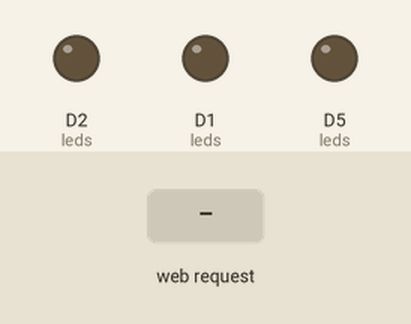
A sketch run on a simulated ESP8266 (NodeMCU). Shown: output pins drawn as LEDs (lit = HIGH). The test bench sets the inputs (shaded band). WiFi joins after 1.5 s; servers stay silent unless stated; what the sketch prints to the serial monitor is not drawn.

Above: at 2.9 s.
3.0 s: HTTP request GET /all?state=1 received
At 3.5 s:
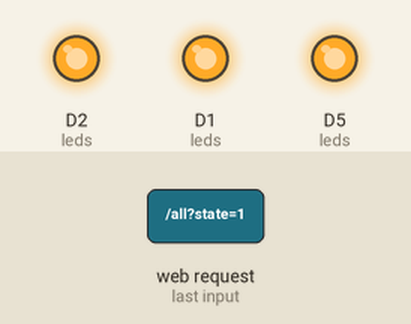
4.5 s: HTTP request GET /all?state=0 received
At 5.7 s:
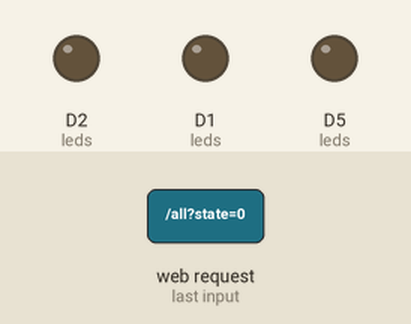
6.0 s: HTTP request GET /all?led=1&state=1 received
At 6.9 s:
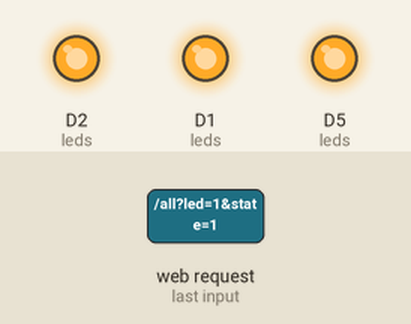
Timing chart, 0 to 9.0 s (numbered marks = the images above; inputs shaded):
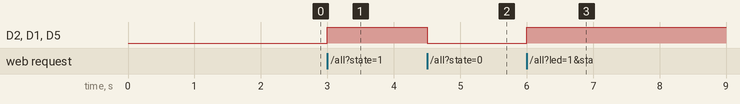

Measured:
- after the input at 3.0 s, D2 (leds), D1 (leds), D5 (leds): LOW → HIGH at once
- after the input at 4.5 s, D2 (leds), D1 (leds), D5 (leds): HIGH → LOW at once
- after the input at 6.0 s, D2 (leds), D1 (leds), D5 (leds): LOW → HIGH at once

The sketch:

esp8266_led_control.ino
```cpp
#include <ESP8266WiFi.h>
#include <ESP8266WebServer.h>

// Ganti dengan WiFi Anda (harus 2.4 GHz)
const char* WIFI_SSID = "MASUKKAN NAMA WIFI ANDA";
const char* WIFI_PASS = "MASUKKAN PASSWORD WIFI ANDA";

struct Led {
  const char* nama;
  uint8_t pin;
  bool nyala;
};

Led leds[] = {
  {"merah",  D1, false},  // GPIO5
  {"kuning", D2, false},  // GPIO4
  {"hijau",  D5, false},  // GPIO14
};
const int JUMLAH_LED = sizeof(leds) / sizeof(leds[0]);

ESP8266WebServer server(80);

void sendCors() {
  server.sendHeader("Access-Control-Allow-Origin", "*");
  server.sendHeader("Cache-Control", "no-store");
}

void setLed(int i, bool nyala) {
  leds[i].nyala = nyala;
  digitalWrite(leds[i].pin, nyala ? HIGH : LOW);
}

String statusJson() {
  String json = "{";
  for (int i = 0; i < JUMLAH_LED; i++) {
    if (i > 0) json += ",";
    json += "\"";
    json += leds[i].nama;
    json += "\":";
    json += leds[i].nyala ? "true" : "false";
  }
  json += "}";
  return json;
}

void sendStatus() {
  sendCors();
  server.send(200, "application/json", statusJson());
}

void sendError(int code, const char* pesan) {
  sendCors();
  String json = "{\"error\":\"";
  json += pesan;
  json += "\"}";
  server.send(code, "application/json", json);
}

// GET /status
void handleStatus() {
  sendStatus();
}

// GET /set?led=merah&state=1
void handleSet() {
  if (!server.hasArg("led") || !server.hasArg("state")) {
    sendError(400, "parameter led dan state wajib ada");
    return;
  }
  String nama = server.arg("led");
  bool nyala = server.arg("state") == "1";
  for (int i = 0; i < JUMLAH_LED; i++) {
    if (nama == leds[i].nama) {
      setLed(i, nyala);
      sendStatus();
      return;
    }
  }
  sendError(404, "led tidak dikenal");
}

// GET /all?state=1
void handleAll() {
  if (!server.hasArg("state")) {
    sendError(400, "parameter state wajib ada");
    return;
  }
  bool nyala = server.arg("state") == "1";
  for (int i = 0; i < JUMLAH_LED; i++) setLed(i, nyala);
  sendStatus();
}

// GET /  -> halaman info yang menampilkan alamat IP perangkat
void handleRoot() {
  String ip = WiFi.localIP().toString();
  String html = "<!DOCTYPE html><html lang=\"id\"><head><meta charset=\"UTF-8\">";
  html += "<meta name=\"viewport\" content=\"width=device-width, initial-scale=1.0\">";
  html += "<title>ESP8266 LED Control</title></head>";
  html += "<body style=\"font-family:sans-serif;text-align:center;padding:40px\">";
  html += "<h2>ESP8266 LED Control</h2>";
  html += "<p>Alamat IP perangkat ini:</p>";
  html += "<h1>" + ip + "</h1>";
  html += "<p>Masukkan alamat IP ini di website dashboard.</p>";
  html += "<p>Status LED: " + statusJson() + "</p>";
  html += "</body></html>";
  server.send(200, "text/html", html);
}

void handleNotFound() {
  if (server.method() == HTTP_OPTIONS) {
    sendCors();
    server.sendHeader("Access-Control-Allow-Methods", "GET, OPTIONS");
    server.sendHeader("Access-Control-Allow-Headers", "*");
    server.sendHeader("Access-Control-Allow-Private-Network", "true");
    server.send(204);
    return;
  }
  sendError(404, "tidak ditemukan");
}

void setup() {
  Serial.begin(9600);
  delay(100);

  for (int i = 0; i < JUMLAH_LED; i++) {
    pinMode(leds[i].pin, OUTPUT);
    digitalWrite(leds[i].pin, LOW);
  }

  WiFi.mode(WIFI_STA);
  WiFi.begin(WIFI_SSID, WIFI_PASS);
  Serial.print("\nMenyambung ke WiFi");
  while (WiFi.status() != WL_CONNECTED) {
    delay(500);
    Serial.print(".");
  }
  Serial.println();
  Serial.println("================================");
  Serial.println("WiFi terhubung!");
  Serial.print("Alamat IP ESP8266 : ");
  Serial.println(WiFi.localIP());
  Serial.print("Buka di browser   : http://");
  Serial.println(WiFi.localIP());
  Serial.println("================================");

  server.on("/", HTTP_GET, handleRoot);
  server.on("/status", HTTP_GET, handleStatus);
  server.on("/set", HTTP_GET, handleSet);
  server.on("/all", HTTP_GET, handleAll);
  server.onNotFound(handleNotFound);
  server.begin();
  Serial.println("Server siap.");
}

unsigned long terakhirCetakIp = 0;

void loop() {
  server.handleClient();

  // Cetak IP ulang tiap 10 detik, supaya tetap terlihat
  // walaupun Serial Monitor dibuka belakangan
  if (millis() - terakhirCetakIp >= 10000) {
    terakhirCetakIp = millis();
    if (WiFi.status() == WL_CONNECTED) {
      Serial.print("IP ESP8266: ");
      Serial.println(WiFi.localIP());
    } else {
      Serial.println("WiFi terputus, mencoba menyambung ulang...");
    }
  }
}
```
